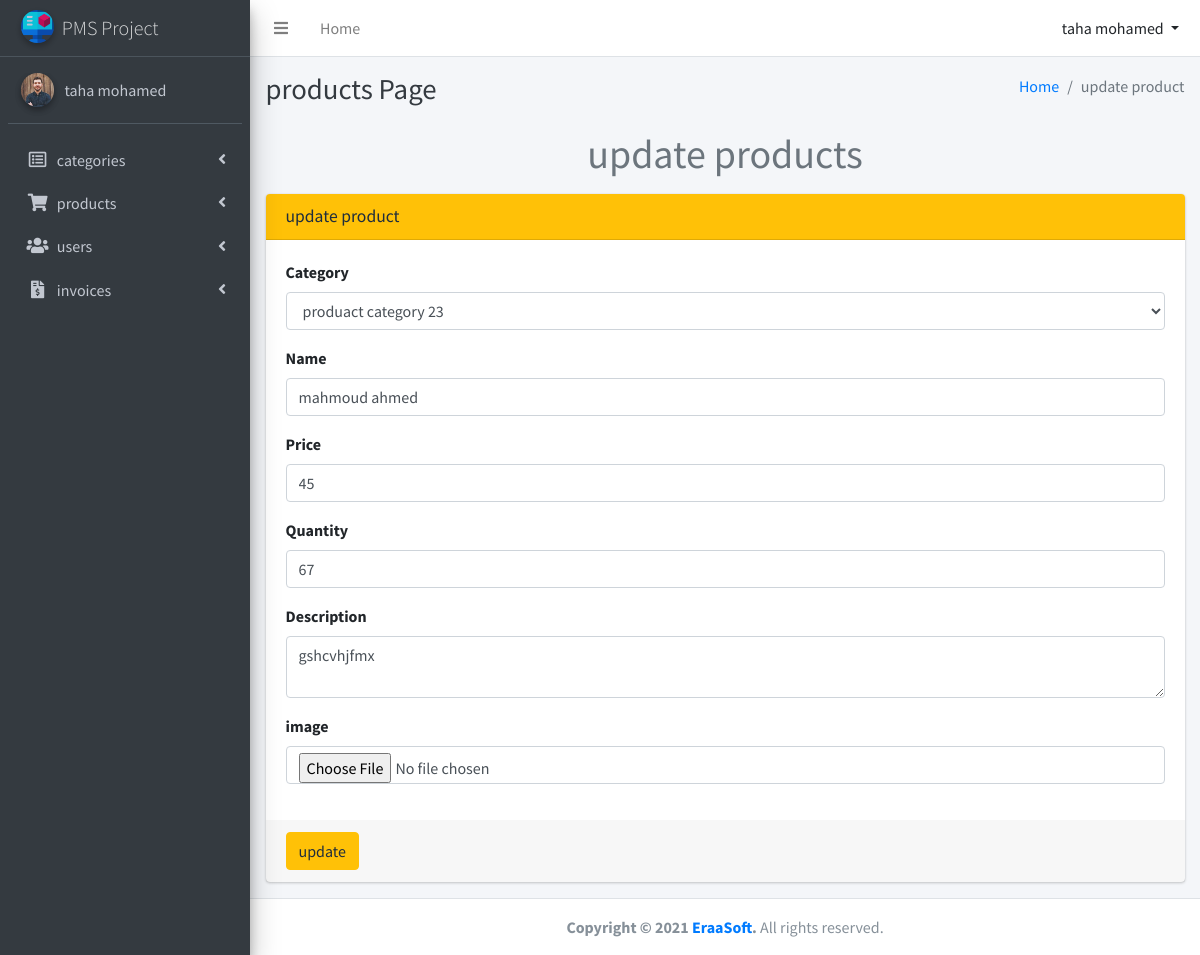
Screenshot of /pages/product/edit.php?id=29 (signed in) with the database file from the repository.
### tables this page shows
CREATE TABLE `products` (
  `id_product` int(11) UNSIGNED NOT NULL,
  `name_product` varchar(255) NOT NULL,
  `description_product` varchar(255) DEFAULT NULL,
  `price` varchar(200) NOT NULL,
  `quantity` varchar(255) NOT NULL,
  `image` varchar(255) DEFAULT NULL,
  `section_id` int(11) NOT NULL
);

CREATE TABLE `sections` (
  `id_section` int(11) UNSIGNED NOT NULL,
  `name_section` varchar(255) NOT NULL,
  `description_section` text DEFAULT NULL
);

### core/database.php (called while the page is built, shortened)
<?php
function db_join_row($F_table,$S_table,$F_column,$S_column,$condition){
    global $connection;
    $query ="SELECT * FROM `$F_table` INNER JOIN $S_table ON $F_column = $S_column WHERE $condition";
    $result = mysqli_query($connection,$query);
    if(mysqli_num_rows($result)>0){
        return mysqli_fetch_assoc($result);
    }else{
        return [];
    }
}

### pages/product/edit.php (the view, shortened to what this page needs)
<?php require_once '../../core/config.php'; ?>
<?php
    if(isset($_GET['id'])):
        $id = $_GET['id'];
    elseif(isset($_SESSION['id'])):
        $id = $_SESSION['id'];
    endif;
?>
<div class="content-wrapper">
  <div class="content-header">
    <div class="container-fluid">
      <div class="row mb-2">
        <div class="col-sm-6">
          <h1 class="m-0 text-dark">products Page</h1>
        </div>
        <div class="col-sm-6">
          <ol class="breadcrumb float-sm-right">
            <li class="breadcrumb-item"><a href="<?php url("index")?>">Home</a></li>
            <li class="breadcrumb-item active">update product</li>
          </ol>
        </div>
      </div>
    </div>
  </div>
  <div class="container">
    <div class="row">
      <div class="col-lg-12 text-center mb-2">
        <h1 class="text-secondary"> update products</h1>
      </div>
    </div>
  </div>
  <section class="content">
    <div class="container-fluid">
      <div class="row">
        <div class="col-md-12">
          <div class="card card-warning">
            <div class="card-header">
              <h3 class="card-title">update product </h3>
            </div>
            <?php $data_join= db_join_row("products","sections","id_section","section_id","`id_product` = '$id'");?>
            <form role="form" action="<?php full_url("handlers\products\update.php?id=" . $data_join['id_product'])?>" method="POST" enctype="multipart/form-data">
              <div class="card-body">
              <div class="form-group">
                  <label>Category</label>
                  <select name="category" class="form-control">
                    <option value="<?= $data_join['section_id']?>" selected readonly><?= $data_join['name_section']?></option>
                  </select>
                </div>
                <div class="form-group">
                  <label>Name</label>
                  <input type="text" name="name" class="form-control"
                  value="<?= $data_join['name_product'];?>"
                   placeholder="Enter product name">
                </div>
                <div class="form-group">
                  <label >Price</label>
                  <input type="number" class="form-control"
                  value="<?= $data_join['price'];?>"
                  placeholder="Enter price" name="price">
                </div>
                <div class="form-group">
                  <label >Quantity</label>
                  <input type="number" class="form-control"
                  value="<?= $data_join['quantity'];?>"
                  placeholder="Enter Quantity" name="quantity">
                </div>
                <div class="form-group">
                  <label >Description</label>
                  <textarea class="form-control" placeholder="Description of category"
                  name="description"><?= $data_join['description_product'];?></textarea>
                </div>
                <div class="form-group">
                  <label >image</label>
                        <input type="file" class="form-control" name="image">
                </div>
              </div>
              <div class="card-footer">
                <button type="submit" name="submit" class="btn btn-warning">update</button>
              </div>
            </form>
          </div>
        </div>
      </div>
    </div>
  </section>
</div>

### rows the page displays
products: category "produact category 23", name "mahmoud ahmed", price "45", quantity "67", description "gshcvhjfmx"

### other values shown
getSession('user')['user_name'] "taha mohamed"
